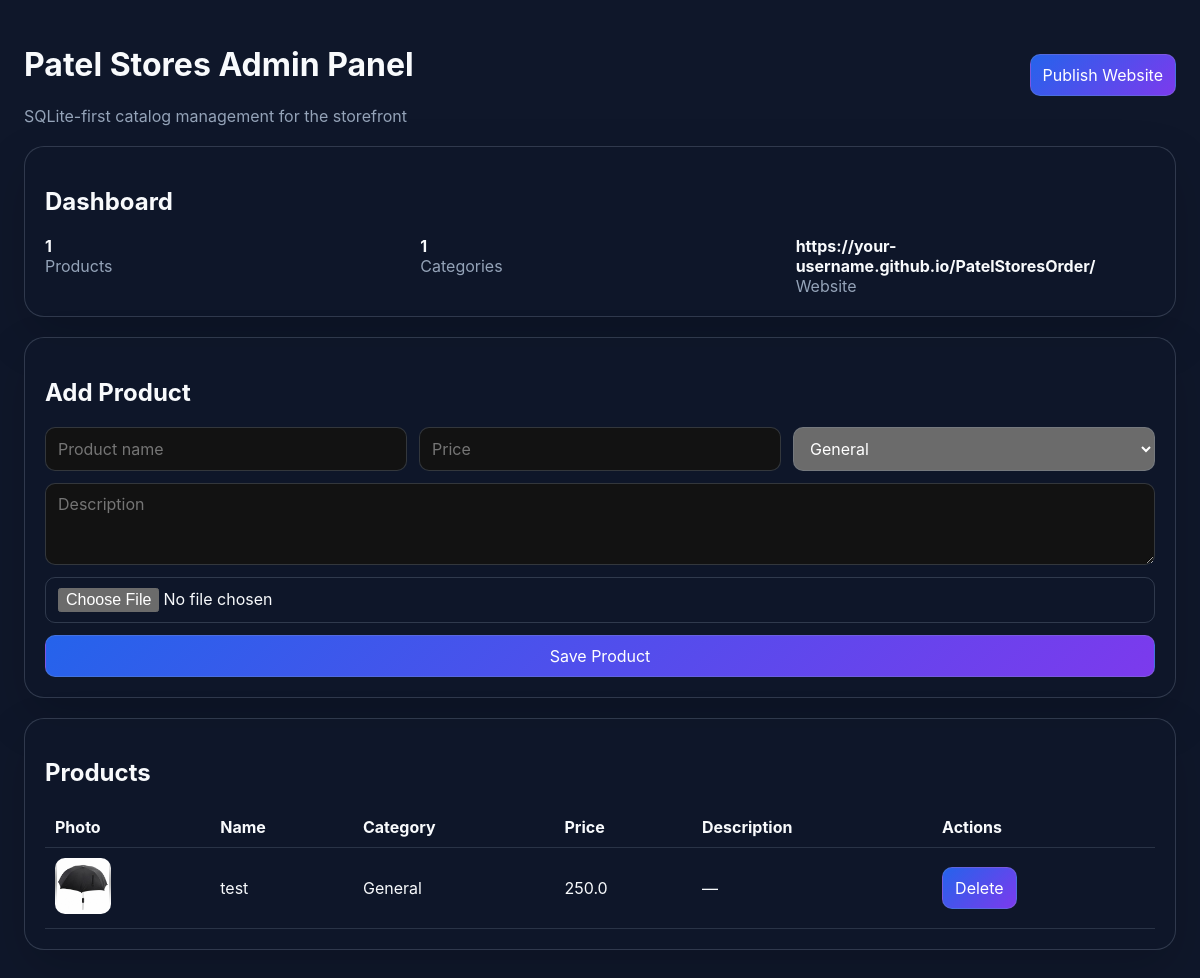
/, run on an earlier commit of the app's database.
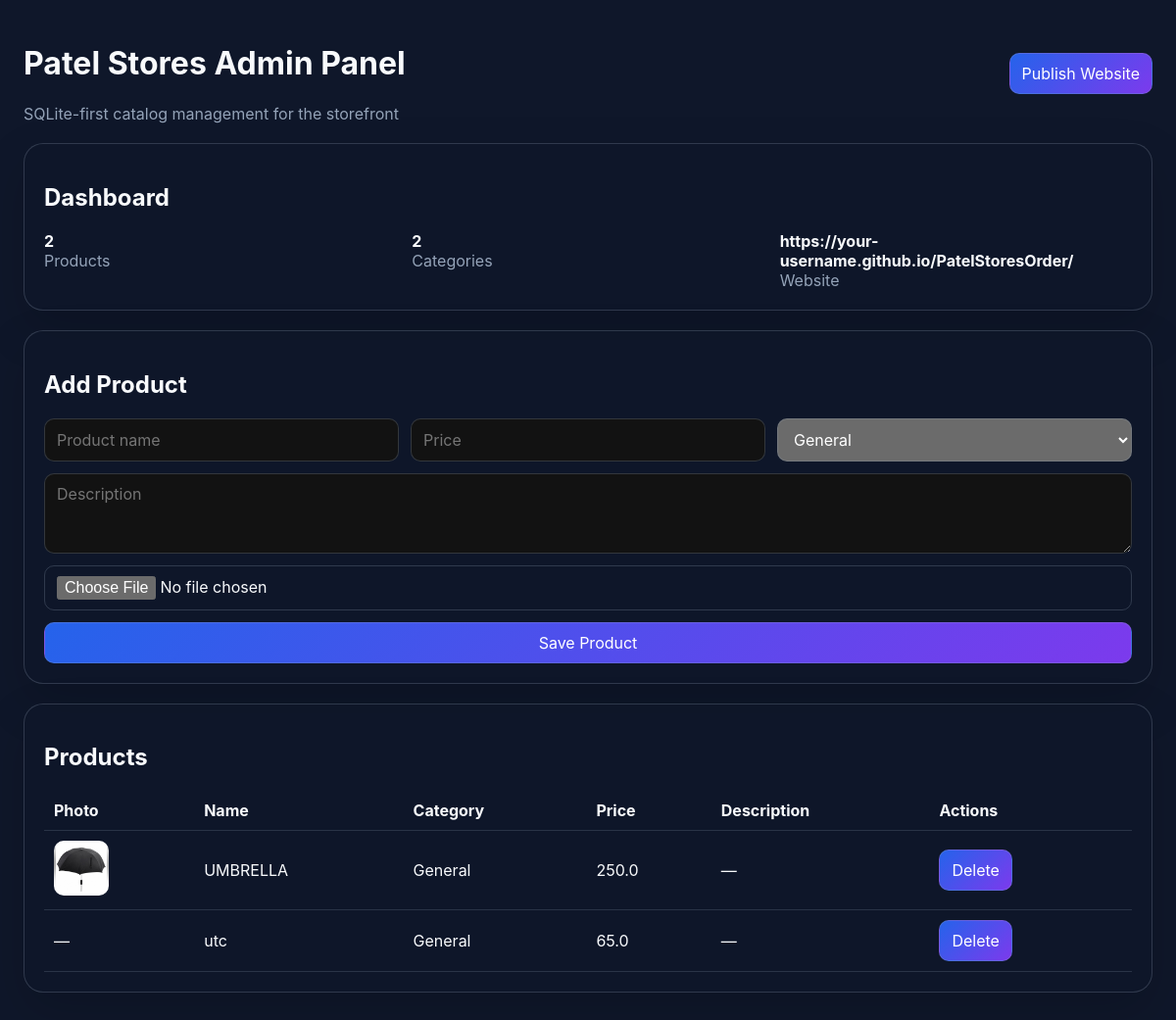
And on a later commit of the database.
### tables this page shows
CREATE TABLE settings (
                id INTEGER PRIMARY KEY AUTOINCREMENT,
                github_repo TEXT,
                branch TEXT,
                website_url TEXT,
                images_folder TEXT,
                backup_folder TEXT
            , commit_message TEXT DEFAULT "Update catalog", website_folder TEXT DEFAULT ".", database_path TEXT DEFAULT "patelstores.db", theme TEXT DEFAULT "dark");

CREATE TABLE products (
                id INTEGER PRIMARY KEY AUTOINCREMENT,
                product_name TEXT,
                category TEXT,
                price REAL,
                description TEXT,
                image TEXT,
                created_at TEXT,
                updated_at TEXT
            , purchase_price REAL DEFAULT 0, selling_price REAL DEFAULT 0, wholesale_price REAL DEFAULT 0, barcode TEXT DEFAULT "", gst REAL DEFAULT 0, hsn TEXT DEFAULT "", stock REAL DEFAULT 0, min_stock REAL DEFAULT 0);

### admin/app.py (the view)
@app.route('/')
def index():
    return render_template('index.html', products=list_products(), categories=list_categories(), settings=get_settings())

### admin/database/db.py (called while the page is built)
def get_connection():
    connection = sqlite3.connect(DB_PATH, timeout=30)
    connection.row_factory = sqlite3.Row
    return connection

### admin/services/catalog.py (called while the page is built)
def normalize_image_value(image_value: Optional[str]) -> str:
    if not image_value:
        return ''
    path = str(image_value).strip()
    if path.startswith('images/'):
        path = path.split('/', 1)[1]
    return Path(path).name

def get_catalog_image_path(image_value: Optional[str]) -> str:
    file_name = normalize_image_value(image_value)
    if not file_name:
        return 'images/placeholder.png'
    return f'images/{file_name}'

def _row_to_product(row) -> Dict:
    product = dict(row)
    product['image_path'] = get_catalog_image_path(product.get('image'))
    return product

def list_categories(search: str = '') -> List[Dict]:
    connection = get_connection()
    try:
        if search:
            rows = connection.execute(
                'SELECT * FROM categories WHERE category_name LIKE ? ORDER BY category_name COLLATE NOCASE ASC',
                (f'%{search}%',),
            ).fetchall()
        else:
            rows = connection.execute(
                'SELECT * FROM categories ORDER BY category_name COLLATE NOCASE ASC'
            ).fetchall()
        return [dict(row) for row in rows]
    finally:
        connection.close()

def get_settings() -> Dict:
    connection = get_connection()
    try:
        row = connection.execute('SELECT * FROM settings ORDER BY id DESC LIMIT 1').fetchone()
        if row:
            return dict(row)
        return {}
    finally:
        connection.close()

### admin/templates/index.html (shortened to what this page needs)
<!doctype html>
<html lang="en">
  <head>
  </head>
  <body>
    <div class="container">
      <div class="topbar">
        <div>
          <h1>Patel Stores Admin Panel</h1>
          <div class="muted">SQLite-first catalog management for the storefront</div>
        </div>
        <button onclick="window.location='/publish'">Publish Website</button>
      </div>
      <div class="card">
        <h2>Dashboard</h2>
        <div class="grid">
          <div><strong>{{ products|length }}</strong><div class="muted">Products</div></div>
          <div><strong>{{ categories|length }}</strong><div class="muted">Categories</div></div>
          <div><strong>{{ settings.get('website_url', '') or 'Not set' }}</strong><div class="muted">Website</div></div>
        </div>
      </div>
      <div class="card">
        <h2>Add Product</h2>
        <form action="/api/products" method="post" enctype="multipart/form-data">
          <div class="row">
            <input name="product_name" placeholder="Product name" required>
            <input name="price" type="number" step="0.01" placeholder="Price" required>
            <select name="category">
              {% for category in categories %}
              <option value="{{ category.category_name }}">{{ category.category_name }}</option>
              {% endfor %}
            </select>
          </div>
          <textarea name="description" rows="3" placeholder="Description"></textarea>
          <input type="file" name="image" accept="image/*">
          <button type="submit">Save Product</button>
        </form>
      </div>
      <div class="card">
        <h2>Products</h2>
        <table>
          <thead>
            <tr><th>Photo</th><th>Name</th><th>Category</th><th>Price</th><th>Description</th><th>Actions</th></tr>
          </thead>
          <tbody>
            {% for product in products %}
            <tr>
              <td>{% if product.image %}<img src="/{{ product.image }}" alt="" style="width:56px;height:56px;object-fit:cover;border-radius:10px;">{% else %}—{% endif %}</td>
              <td>{{ product.product_name }}</td>
              <td>{{ product.category }}</td>
              <td>{{ product.price }}</td>
              <td>{{ product.description or '—' }}</td>
              <td class="actions">
                <button onclick="fetch('/api/products/{{ product.id }}', {method:'DELETE'}).then(() => location.reload())">Delete</button>
              </td>
            </tr>
            {% endfor %}
          </tbody>
        </table>
      </div>
    </div>
  </body>
</html>

### admin/templates/index.html (style rules this page uses)
:root { color-scheme: dark; font-family: Inter, Segoe UI, sans-serif; }
body { margin: 0; background: #0f172a; color: #f8fafc; }
.container { max-width: 1200px; margin: 0 auto; padding: 24px; }
.card { background: rgba(15,23,42,.9); border: 1px solid rgba(148,163,184,.25); border-radius: 20px; padding: 20px; box-shadow: 0 20px 50px rgba(0,0,0,.15); margin-bottom: 20px; }
.topbar { display: flex; justify-content: space-between; align-items: center; margin-bottom: 20px; }
button, input, select, textarea { font: inherit; border-radius: 10px; border: 1px solid rgba(148,163,184,.25); padding: 10px 12px; }
button { background: linear-gradient(135deg, #2563eb, #7c3aed); color: white; cursor: pointer; }
.grid { display: grid; gap: 16px; grid-template-columns: repeat(auto-fit, minmax(240px, 1fr)); }
table { width: 100%; border-collapse: collapse; }
th, td { text-align: left; padding: 10px; border-bottom: 1px solid rgba(148,163,184,.2); }
.muted { color: #94a3b8; }
.actions button { margin-right: 8px; }
form { display: grid; gap: 12px; }
.row { display: grid; gap: 12px; grid-template-columns: repeat(auto-fit, minmax(180px, 1fr)); }

What changed in the data, as far as the page shows it:
changed products: product_name "test" → "UMBRELLA"
added products: product_name "utc", category "General", price "65.0", description "—"
Also different on the page:
{{ products|length }}: "1" → "2"
{{ categories|length }}: "1" → "2"
